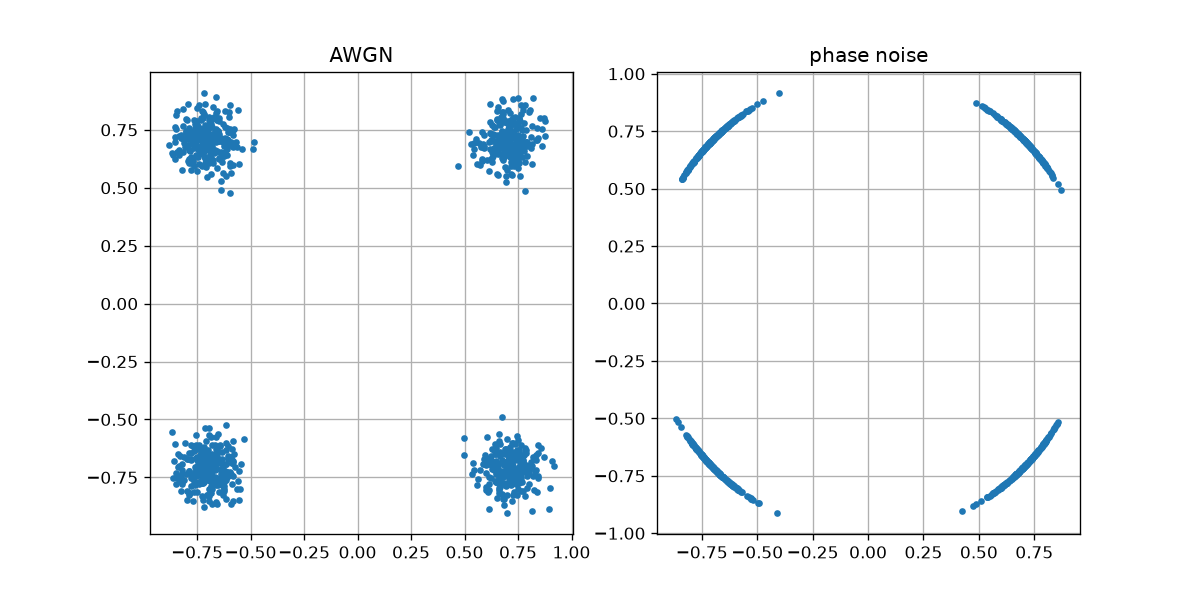

Reproduce this figure in Python.
# Add in AWGN
import matplotlib.pyplot as plt
import numpy as np

num_symbols = 1000

x_int = np.random.randint(0, 4, num_symbols)
x_degrees = x_int * 360 / 4.0 + 45
x_radians = x_degrees * np.pi / 180.0
x_symbols = np.cos(x_radians) + 1j * np.sin(x_radians)

# AWGN with unity power
n = (np.random.randn(num_symbols) + 1j * np.random.randn(num_symbols)) / np.sqrt(2)
noise_power = 0.01
r_awgn = x_symbols + n * np.sqrt(noise_power)

# phase noise
phase_noise = np.random.randn(num_symbols) * 0.1
r_phase = x_symbols * np.exp(1j * phase_noise)


fig, axes = plt.subplots(1, 2, figsize=(10, 5))

axes[0].plot(np.real(r_awgn), np.imag(r_awgn), '.')
axes[0].set_title("AWGN")
axes[0].grid(True)

axes[1].plot(np.real(r_phase), np.imag(r_phase), '.')
axes[1].set_title("phase noise")
axes[1].grid(True)

plt.savefig("week1/d22_noise.png", dpi=120)
print("saved")
